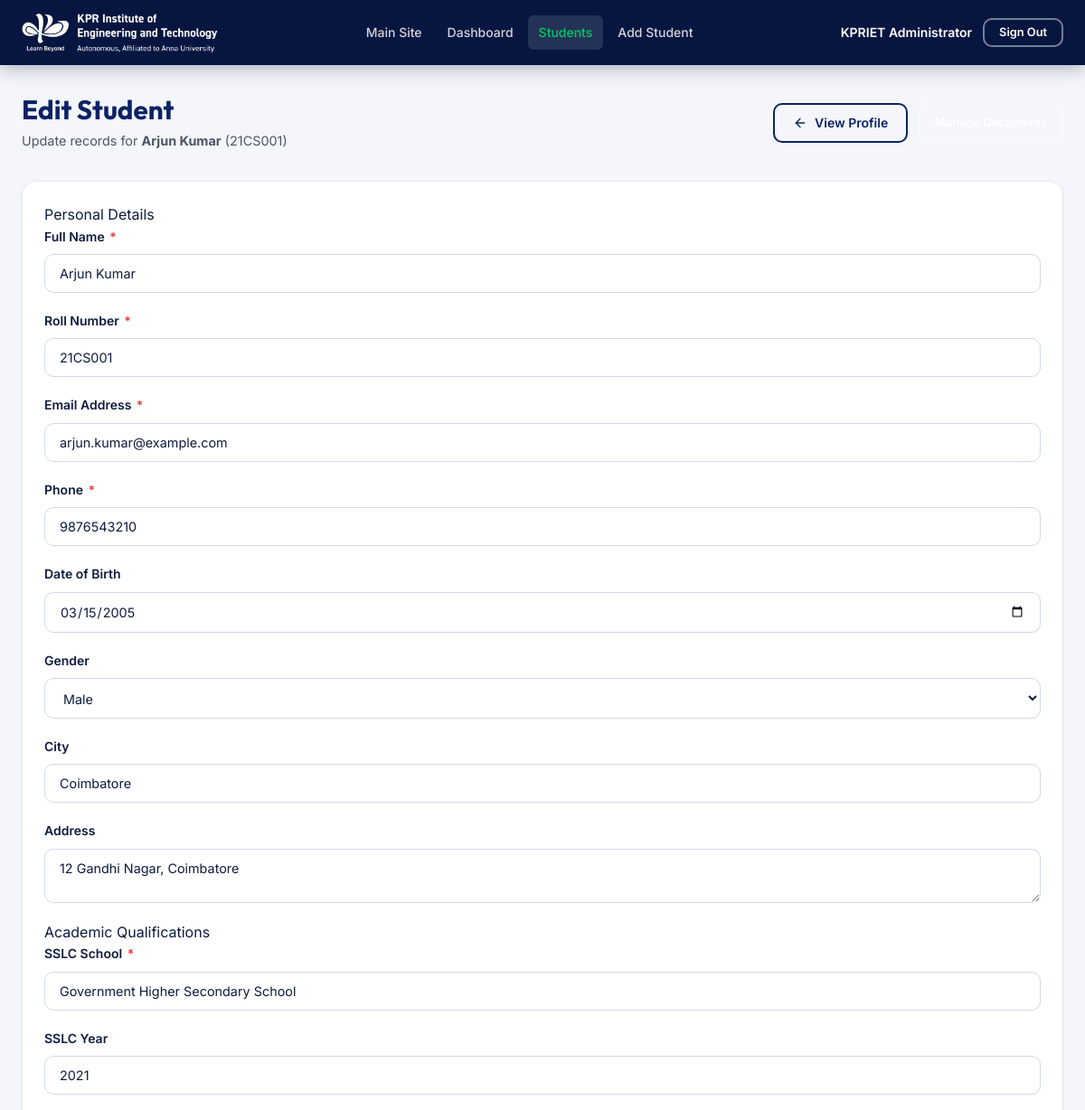
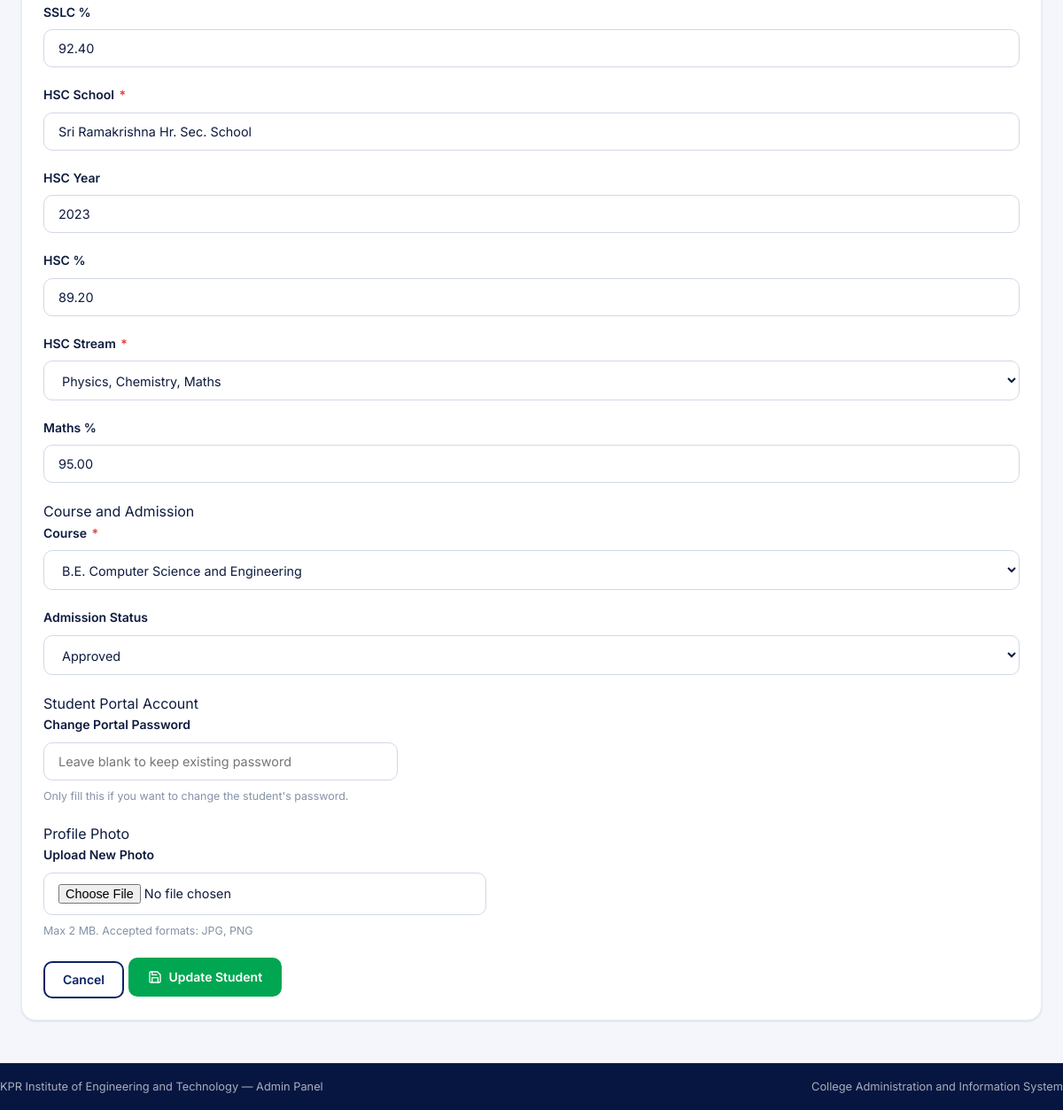
Screenshot of /Q2_College_Admin/edit_student.php?id=1 (signed in) with the database file from the repository (2 pictures, top to bottom).
### tables this page shows
CREATE TABLE IF NOT EXISTS students (
  id                  INT UNSIGNED AUTO_INCREMENT PRIMARY KEY,
  full_name           VARCHAR(150) NOT NULL,
  roll_number         VARCHAR(30)  NOT NULL UNIQUE,
  email               VARCHAR(255) NOT NULL UNIQUE,
  phone               VARCHAR(20)  NOT NULL,
  alt_phone           VARCHAR(20)  DEFAULT NULL,
  date_of_birth       DATE         DEFAULT NULL,
  gender              ENUM('male','female','other','prefer-not') DEFAULT NULL,
  nationality         VARCHAR(80)  DEFAULT 'Indian',
  address             TEXT         DEFAULT NULL,
  city                VARCHAR(100) DEFAULT NULL,
  pincode             VARCHAR(10)  DEFAULT NULL,
   
  sslc_school         VARCHAR(200) DEFAULT NULL,
  sslc_year           SMALLINT     DEFAULT NULL,
  sslc_percentage     DECIMAL(5,2) DEFAULT NULL,
  hsc_school          VARCHAR(200) DEFAULT NULL,
  hsc_year            SMALLINT     DEFAULT NULL,
  hsc_percentage      DECIMAL(5,2) DEFAULT NULL,
  hsc_stream          VARCHAR(50)  DEFAULT NULL,
  maths_percentage    DECIMAL(5,2) DEFAULT NULL,
   
  course              VARCHAR(100) NOT NULL,
  alternative_course  VARCHAR(100) DEFAULT NULL,
  admission_category  VARCHAR(50)  DEFAULT 'general',
   
  portal_password_hash VARCHAR(255) DEFAULT NULL,
   
  admission_status    ENUM('pending','approved','rejected') NOT NULL DEFAULT 'pending',
  created_at          DATETIME NOT NULL DEFAULT CURRENT_TIMESTAMP,
  updated_at          DATETIME NOT NULL DEFAULT CURRENT_TIMESTAMP ON UPDATE CURRENT_TIMESTAMP,
  INDEX idx_student_email       (email),
  INDEX idx_student_roll        (roll_number),
  INDEX idx_student_course      (course),
  INDEX idx_student_status      (admission_status)
);

### Q2_College_Admin/config/auth.php (called while the page is built, shortened)
<?php
function h(mixed $val): string {
    return htmlspecialchars((string)$val, ENT_QUOTES | ENT_SUBSTITUTE, 'UTF-8');
}

### Q2_College_Admin/edit_student.php (the view, shortened to what this page needs)
<?php
require_once __DIR__ . '/config/auth.php';
$id = (int)($_GET['id'] ?? 0);
$pdo = db();
$stmt = $pdo->prepare('SELECT * FROM students WHERE id = ?');
$stmt->execute([$id]);
$student = $stmt->fetch();
$errors = [];
$values = $student;
require __DIR__ . '/includes/header.php';
?>
  <div class="container admin-container">
    <div class="page-header">
      <div>
        <h1>Edit Student</h1>
        <p class="page-subtitle">Update records for <strong><?= h($student['full_name']) ?></strong> (<?= h($student['roll_number']) ?>)</p>
      </div>
      <div style="display:flex;gap:0.75rem">
        <a href="view_student.php?id=<?= $id ?>" class="btn btn-outline-primary">
          <svg width="16" height="16" viewBox="0 0 24 24" fill="none" stroke="currentColor" stroke-width="2" stroke-linecap="round" stroke-linejoin="round" aria-hidden="true"><line x1="19" y1="12" x2="5" y2="12"/><polyline points="12 19 5 12 12 5"/></svg>
          View Profile
        </a>
        <a href="upload.php?id=<?= $id ?>" class="btn btn-secondary btn-sm">
        </a>
      </div>
    </div>
    <div class="admin-card">
      <form method="post" action="" enctype="multipart/form-data" novalidate>
        <div class="form-section-heading">Personal Details</div>
        <div class="form-grid-2">
          <div class="form-group">
            <label for="full_name">Full Name <span class="required">*</span></label>
            <input type="text" id="full_name" name="full_name" class="form-control <?= isset($errors['full_name']) ? 'error' : '' ?>"
                   value="<?= h($values['full_name'] ?? '') ?>" required>
          </div>
          <div class="form-group">
            <label for="roll_number">Roll Number <span class="required">*</span></label>
            <input type="text" id="roll_number" name="roll_number" class="form-control <?= isset($errors['roll_number']) ? 'error' : '' ?>"
                   value="<?= h($values['roll_number'] ?? '') ?>" required>
          </div>
        </div>
        <div class="form-grid-2">
          <div class="form-group">
            <label for="email">Email Address <span class="required">*</span></label>
            <input type="email" id="email" name="email" class="form-control <?= isset($errors['email']) ? 'error' : '' ?>"
                   value="<?= h($values['email'] ?? '') ?>" required>
          </div>
          <div class="form-group">
            <label for="phone">Phone <span class="required">*</span></label>
            <input type="tel" id="phone" name="phone" class="form-control <?= isset($errors['phone']) ? 'error' : '' ?>"
                   value="<?= h($values['phone'] ?? '') ?>" required>
          </div>
        </div>
        <div class="form-grid-3">
          <div class="form-group">
            <label for="date_of_birth">Date of Birth</label>
            <input type="date" id="date_of_birth" name="date_of_birth" class="form-control"
                   value="<?= h($values['date_of_birth'] ?? '') ?>">
          </div>
          <div class="form-group">
            <label for="gender">Gender</label>
            <select id="gender" name="gender" class="form-control">
              <?php foreach (['male'=>'Male','female'=>'Female','other'=>'Other','prefer-not'=>'Prefer not to say'] as $v=>$l): ?>
                <option value="<?= $v ?>" <?= ($values['gender'] ?? '') === $v ? 'selected' : '' ?>><?= $l ?></option>
              <?php endforeach; ?>
            </select>
          </div>
          <div class="form-group">
            <label for="city">City</label>
            <input type="text" id="city" name="city" class="form-control" value="<?= h($values['city'] ?? '') ?>">
          </div>
        </div>
        <div class="form-group">
          <label for="address">Address</label>
          <textarea id="address" name="address" class="form-control" rows="2"><?= h($values['address'] ?? '') ?></textarea>
        </div>
        <div class="form-section-heading">Academic Qualifications</div>
        <div class="form-grid-3">
          <div class="form-group">
            <label for="sslc_school">SSLC School <span class="required">*</span></label>
            <input type="text" id="sslc_school" name="sslc_school" class="form-control <?= isset($errors['sslc_school']) ? 'error' : '' ?>"
                   value="<?= h($values['sslc_school'] ?? '') ?>" required>
          </div>
          <div class="form-group">
            <label for="sslc_year">SSLC Year</label>
            <input type="number" id="sslc_year" name="sslc_year" class="form-control" min="2000" max="2030"
                   value="<?= h($values['sslc_year'] ?? '') ?>">
          </div>
          <div class="form-group">
            <label for="sslc_percentage">SSLC %</label>
            <input type="number" id="sslc_percentage" name="sslc_percentage" class="form-control" min="0" max="100" step="0.01"
                   value="<?= h($values['sslc_percentage'] ?? '') ?>">
          </div>
        </div>
        <div class="form-grid-3">
          <div class="form-group">
            <label for="hsc_school">HSC School <span class="required">*</span></label>
            <input type="text" id="hsc_school" name="hsc_school" class="form-control <?= isset($errors['hsc_school']) ? 'error' : '' ?>"
                   value="<?= h($values['hsc_school'] ?? '') ?>" required>
          </div>
          <div class="form-group">
            <label for="hsc_year">HSC Year</label>
            <input type="number" id="hsc_year" name="hsc_year" class="form-control" min="2000" max="2030"
                   value="<?= h($values['hsc_year'] ?? '') ?>">
          </div>
          <div class="form-group">
            <label for="hsc_percentage">HSC %</label>
            <input type="number" id="hsc_percentage" name="hsc_percentage" class="form-control" min="0" max="100" step="0.01"
                   value="<?= h($values['hsc_percentage'] ?? '') ?>">
          </div>
        </div>
        <div class="form-grid-2">
          <div class="form-group">
            <label for="hsc_stream">HSC Stream <span class="required">*</span></label>
            <select id="hsc_stream" name="hsc_stream" class="form-control <?= isset($errors['hsc_stream']) ? 'error' : '' ?>">
              <?php foreach (['pcm'=>'Physics, Chemistry, Maths','pcb'=>'Physics, Chemistry, Biology','pcmb'=>'PCM + Biology','commerce'=>'Commerce','arts'=>'Arts / Humanities'] as $v=>$l): ?>
                <option value="<?= $v ?>" <?= ($values['hsc_stream'] ?? '') === $v ? 'selected' : '' ?>><?= $l ?></option>
              <?php endforeach; ?>
            </select>
          </div>
          <div class="form-group">
            <label for="maths_percentage">Maths %</label>
            <input type="number" id="maths_percentage" name="maths_percentage" class="form-control" min="0" max="100" step="0.01"
                   value="<?= h($values['maths_percentage'] ?? '') ?>">
          </div>
        </div>
        <div class="form-section-heading">Course and Admission</div>
        <div class="form-grid-2">
          <div class="form-group">
            <label for="course">Course <span class="required">*</span></label>
            <select id="course" name="course" class="form-control <?= isset($errors['course']) ? 'error' : '' ?>" required>
              <?php
              $courseList = ['B.E. Computer Science and Engineering','B.E. Electronics and Communication Engineering','B.E. Electrical and Electronics Engineering','B.E. Mechanical Engineering','B.E. Civil Engineering','B.E. Artificial Intelligence and Data Science','B.Tech. Information Technology','B.Tech. Biotechnology','M.E. Computer Science and Engineering','M.E. VLSI Design','M.E. CAD / CAM','M.B.A.','M.C.A.'];
              foreach ($courseList as $c):
              ?>
                <option value="<?= h($c) ?>" <?= ($values['course'] ?? '') === $c ? 'selected' : '' ?>><?= h($c) ?></option>
              <?php endforeach; ?>
            </select>
          </div>
          <div class="form-group">
            <label for="admission_status">Admission Status</label>
            <select id="admission_status" name="admission_status" class="form-control">
              <?php foreach (['pending'=>'Pending','approved'=>'Approved','rejected'=>'Rejected'] as $v=>$l): ?>
                <option value="<?= $v ?>" <?= ($values['admission_status'] ?? 'pending') === $v ? 'selected' : '' ?>><?= $l ?></option>
              <?php endforeach; ?>
            </select>
          </div>
        </div>
        <div class="form-section-heading">Student Portal Account</div>
        <div class="form-group" style="max-width:400px">
          <label for="portal_password">Change Portal Password</label>
          <input type="password" id="portal_password" name="portal_password" class="form-control <?= isset($errors['portal_password']) ? 'error' : '' ?>"
                 placeholder="Leave blank to keep existing password" autocomplete="new-password">
          <small style="color:var(--color-text-muted);font-size:0.78rem">Only fill this if you want to change the student's password.</small>
        </div>
        <div class="form-section-heading">Profile Photo</div>
        <div class="form-group" style="max-width:500px">
          <label for="profile_photo">Upload New Photo</label>
          <input type="file" id="profile_photo" name="profile_photo" class="form-control" accept=".jpg,.jpeg,.png">
          <small style="color:var(--color-text-muted);font-size:0.78rem">Max 2 MB. Accepted formats: JPG, PNG</small>
        </div>
        <div class="form-actions">
          <a href="view_student.php?id=<?= $id ?>" class="btn btn-outline-primary">Cancel</a>
          <button type="submit" class="btn btn-primary" id="updateStudentBtn">
            Update Student
          </button>
        </div>
      </form>
    </div>
  </div>
<?php require __DIR__ . '/includes/footer.php'; ?>

### assets/css/shared.css (style rules this page uses)
:root { --color-primary: #0b2265; --color-primary-dark: #071640; --color-primary-light: #1a3a8f; --color-accent: #00a651; --color-accent-dark: #007a3d; --color-accent-light: #00c962; --color-white: #ffffff; --color-off-white: #f8f9fc; --color-surface: #eef1f8; --color-border: #d1d8e8; --color-border-light: #e8ecf4; --color-text-primary: #0d1b3e; --color-text-secondary: #4a5568; --color-text-muted: #8492a6; --color-error: #e53e3e; --color-error-light: #fff5f5; --color-success: #00a651; --color-success-light: #f0fff8; --color-warning: #d69e2e; --color-warning-light: #fffbeb; --font-body: 'Inter', 'Segoe UI', sans-serif; --font-heading: 'Outfit', 'Inter', sans-serif; --space-1: 0.25rem; --space-2: 0.5rem; --space-3: 0.75rem; --space-4: 1rem; --space-5: 1.25rem; --space-6: 1.5rem; --space-8: 2rem; --space-10: 2.5rem; --space-12: 3rem; --space-16: 4rem; --space-20: 5rem; --radius-sm: 0.375rem; --radius-md: 0.625rem; --radius-lg: 1rem; --radius-xl: 1.5rem; --radius-full: 9999px; --shadow-sm: 0 1px 3px rgba(11,34,101,0.08), 0 1px 2px rgba(11,34,101,0.04); --shadow-md: 0 4px 16px rgba(11,34,101,0.10), 0 2px 6px rgba(11,34,101,0.06); --shadow-lg: 0 10px 40px rgba(11,34,101,0.14), 0 4px 12px rgba(11,34,101,0.08); --shadow-xl: 0 20px 60px rgba(11,34,101,0.18); --shadow-card: 0 2px 12px rgba(11,34,101,0.09); --transition-fast: 150ms ease; --transition-normal: 250ms ease; --transition-slow: 400ms ease; --max-width: 1280px; --nav-height: 72px; }
*, *::before, *::after { box-sizing: border-box; margin: 0; padding: 0; }
html { scroll-behavior: smooth; font-size: 16px; }
body { font-family: var(--font-body); color: var(--color-text-primary); background: var(--color-white); line-height: 1.6; -webkit-font-smoothing: antialiased; }
a { color: inherit; text-decoration: none; }
button { cursor: pointer; border: none; background: none; font-family: inherit; }
h1, h2, h3, h4, h5, h6 { font-family: var(--font-heading); line-height: 1.2; font-weight: 700; }
h1 { font-size: clamp(2rem, 5vw, 3.25rem); }
p { color: var(--color-text-secondary); line-height: 1.7; }
.btn { display: inline-flex; align-items: center; gap: var(--space-2); padding: var(--space-3) var(--space-5); border-radius: var(--radius-md); font-size: 0.875rem; font-weight: 600; transition: all var(--transition-normal); cursor: pointer; border: 2px solid transparent; font-family: var(--font-body); text-decoration: none; line-height: 1; }
.btn-primary { background: var(--color-accent); color: var(--color-white); border-color: var(--color-accent); }
.btn-secondary { background: transparent; color: var(--color-white); border-color: rgba(255,255,255,0.45); }
.btn-outline-primary { background: transparent; color: var(--color-primary); border-color: var(--color-primary); }
.btn-sm { padding: var(--space-2) var(--space-4); font-size: 0.8rem; }
.container { max-width: var(--max-width); margin: 0 auto; }
.form-group { display: flex; flex-direction: column; gap: var(--space-2); margin-bottom: var(--space-5); }
.form-group label { font-size: 0.875rem; font-weight: 600; color: var(--color-text-primary); }
.form-group label .required { color: var(--color-error); margin-left: 2px; }
.form-control { width: 100%; padding: var(--space-3) var(--space-4); border: 1.5px solid var(--color-border); border-radius: var(--radius-md); font-family: var(--font-body); font-size: 0.9rem; color: var(--color-text-primary); background: var(--color-white); transition: border-color var(--transition-fast), box-shadow var(--transition-fast); outline: none; }
.admin-body { background: #f4f6fb; min-height: 100vh; display: flex; flex-direction: column; }
.admin-container { max-width: 1200px; margin: 0 auto; padding: 0 var(--space-6); }
.page-header { display: flex; justify-content: space-between; align-items: center; margin-bottom: var(--space-8); flex-wrap: wrap; gap: var(--space-4); }
.page-header h1 { font-size: 1.85rem; color: var(--color-primary); }
.page-subtitle { font-size: 0.9rem; color: var(--color-text-secondary); margin-top: 0.25rem; }
.admin-card { background: var(--color-white); border-radius: var(--radius-lg); padding: var(--space-6); border: 1px solid var(--color-border-light); box-shadow: var(--shadow-sm); }

### rows the page displays
students: full_name "Arjun Kumar", roll_number "21CS001", email "arjun.kumar@example.com", phone "9876543210", date_of_birth "03/15/2005", gender "Male", city "Coimbatore", address "12 Gandhi Nagar, Coimbatore", sslc_school "Government Higher Secondary School", sslc_year "2021", sslc_percentage "92.40", hsc_school "Sri Ramakrishna Hr. Sec. School", hsc_year "2023", hsc_percentage "89.20", hsc_stream "Physics, Chemistry, Maths", maths_percentage "95.00", admission_status "Approved"

### other values shown
$admin['full_name'] "KPRIET Administrator"
form field course "B.E. Computer Science and Engineering"
